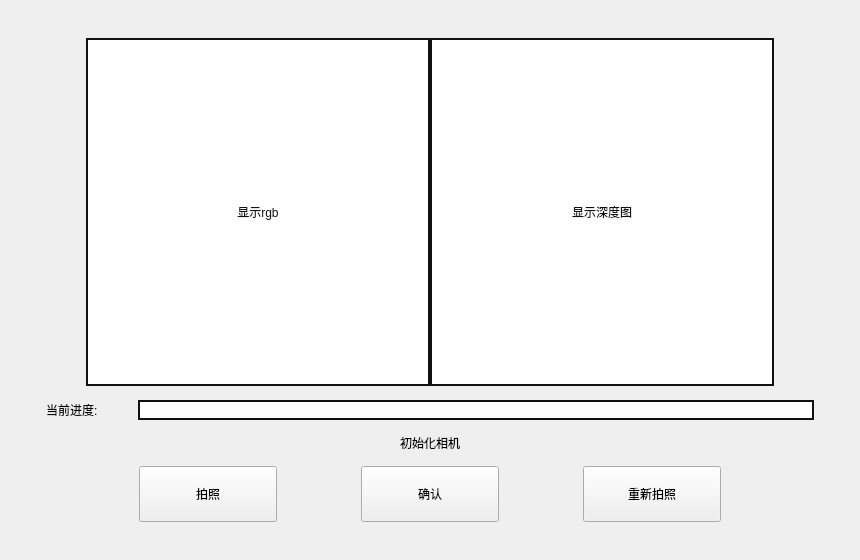
<?xml version="1.0" encoding="UTF-8"?>
<ui version="4.0">
 <class>CaptureWindow</class>
 <widget class="QMainWindow" name="CaptureWindow">
  <property name="geometry">
   <rect>
    <x>0</x>
    <y>0</y>
    <width>860</width>
    <height>560</height>
   </rect>
  </property>
  <property name="windowTitle">
   <string>MergeHolo 拍照处理</string>
  </property>
  <widget class="QWidget" name="centralwidget">
   <layout class="QVBoxLayout" name="rootLayout">
    <property name="spacing">
     <number>14</number>
    </property>
    <property name="leftMargin">
     <number>46</number>
    </property>
    <property name="topMargin">
     <number>38</number>
    </property>
    <property name="rightMargin">
     <number>46</number>
    </property>
    <property name="bottomMargin">
     <number>38</number>
    </property>
    <item>
     <layout class="QHBoxLayout" name="previewLayout">
      <property name="spacing">
       <number>0</number>
      </property>
      <item>
       <spacer name="previewLeftSpacer">
        <property name="orientation">
         <enum>Qt::Horizontal</enum>
        </property>
        <property name="sizeHint" stdset="0">
         <size>
          <width>40</width>
          <height>20</height>
         </size>
        </property>
       </spacer>
      </item>
      <item>
       <widget class="QLabel" name="rgbLabel">
        <property name="sizePolicy">
         <sizepolicy hsizetype="Expanding" vsizetype="Expanding">
          <horstretch>1</horstretch>
          <verstretch>1</verstretch>
         </sizepolicy>
        </property>
        <property name="minimumSize">
         <size>
          <width>240</width>
          <height>220</height>
         </size>
        </property>
        <property name="styleSheet">
         <string notr="true">QLabel { background: #ffffff; color: #111111; border: 2px solid #111111; }</string>
        </property>
        <property name="frameShape">
         <enum>QFrame::Box</enum>
        </property>
        <property name="lineWidth">
         <number>2</number>
        </property>
        <property name="text">
         <string>显示rgb</string>
        </property>
        <property name="alignment">
         <set>Qt::AlignCenter</set>
        </property>
       </widget>
      </item>
      <item>
       <widget class="QLabel" name="depthLabel">
        <property name="sizePolicy">
         <sizepolicy hsizetype="Expanding" vsizetype="Expanding">
          <horstretch>1</horstretch>
          <verstretch>1</verstretch>
         </sizepolicy>
        </property>
        <property name="minimumSize">
         <size>
          <width>240</width>
          <height>220</height>
         </size>
        </property>
        <property name="styleSheet">
         <string notr="true">QLabel { background: #ffffff; color: #111111; border: 2px solid #111111; }</string>
        </property>
        <property name="frameShape">
         <enum>QFrame::Box</enum>
        </property>
        <property name="lineWidth">
         <number>2</number>
        </property>
        <property name="text">
         <string>显示深度图</string>
        </property>
        <property name="alignment">
         <set>Qt::AlignCenter</set>
        </property>
       </widget>
      </item>
      <item>
       <spacer name="previewRightSpacer">
        <property name="orientation">
         <enum>Qt::Horizontal</enum>
        </property>
        <property name="sizeHint" stdset="0">
         <size>
          <width>40</width>
          <height>20</height>
         </size>
        </property>
       </spacer>
      </item>
     </layout>
    </item>
    <item>
     <layout class="QHBoxLayout" name="progressLayout">
      <item>
       <widget class="QLabel" name="progressCaption">
        <property name="minimumSize">
         <size>
          <width>78</width>
          <height>0</height>
         </size>
        </property>
        <property name="maximumSize">
         <size>
          <width>78</width>
          <height>16777215</height>
         </size>
        </property>
        <property name="text">
         <string>当前进度:</string>
        </property>
       </widget>
      </item>
      <item>
       <widget class="QProgressBar" name="progressBar">
        <property name="minimumSize">
         <size>
          <width>0</width>
          <height>20</height>
         </size>
        </property>
        <property name="maximumSize">
         <size>
          <width>16777215</width>
          <height>20</height>
         </size>
        </property>
        <property name="styleSheet">
         <string notr="true">QProgressBar { border: 2px solid #111111; background: #ffffff; }
QProgressBar::chunk { background: #2f80ed; }</string>
        </property>
        <property name="value">
         <number>0</number>
        </property>
        <property name="textVisible">
         <bool>false</bool>
        </property>
       </widget>
      </item>
     </layout>
    </item>
    <item>
     <widget class="QLabel" name="progressText">
      <property name="text">
       <string>初始化相机</string>
      </property>
      <property name="alignment">
       <set>Qt::AlignCenter</set>
      </property>
     </widget>
    </item>
    <item>
     <layout class="QHBoxLayout" name="buttonLayout">
      <property name="spacing">
       <number>84</number>
      </property>
      <item>
       <spacer name="buttonLeftSpacer">
        <property name="orientation">
         <enum>Qt::Horizontal</enum>
        </property>
        <property name="sizeHint" stdset="0">
         <size>
          <width>40</width>
          <height>20</height>
         </size>
        </property>
       </spacer>
      </item>
      <item>
       <widget class="QPushButton" name="captureButton">
        <property name="minimumSize">
         <size>
          <width>138</width>
          <height>56</height>
         </size>
        </property>
        <property name="text">
         <string>拍照</string>
        </property>
       </widget>
      </item>
      <item>
       <widget class="QPushButton" name="confirmButton">
        <property name="minimumSize">
         <size>
          <width>138</width>
          <height>56</height>
         </size>
        </property>
        <property name="text">
         <string>确认</string>
        </property>
       </widget>
      </item>
      <item>
       <widget class="QPushButton" name="retakeButton">
        <property name="minimumSize">
         <size>
          <width>138</width>
          <height>56</height>
         </size>
        </property>
        <property name="text">
         <string>重新拍照</string>
        </property>
       </widget>
      </item>
      <item>
       <spacer name="buttonRightSpacer">
        <property name="orientation">
         <enum>Qt::Horizontal</enum>
        </property>
        <property name="sizeHint" stdset="0">
         <size>
          <width>40</width>
          <height>20</height>
         </size>
        </property>
       </spacer>
      </item>
     </layout>
    </item>
   </layout>
  </widget>
 </widget>
 <resources/>
 <connections/>
</ui>
